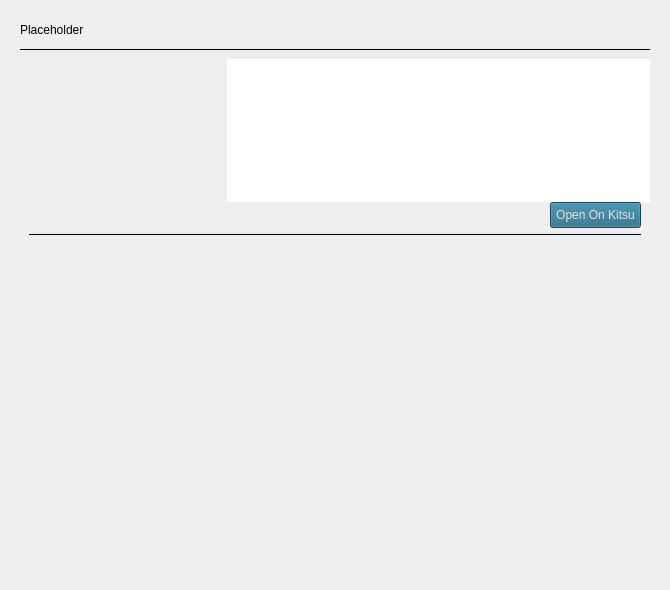
<?xml version="1.0" encoding="UTF-8"?>
<ui version="4.0">
    <class>TaskDetailsForm</class>
    <widget class="QWidget" name="TaskDetailsForm">
        <property name="geometry">
            <rect>
                <x>0</x>
                <y>0</y>
                <width>670</width>
                <height>590</height>
            </rect>
        </property>
        <property name="sizePolicy">
            <sizepolicy hsizetype="MinimumExpanding" vsizetype="Preferred">
                <horstretch>0</horstretch>
                <verstretch>0</verstretch>
            </sizepolicy>
        </property>
        <property name="minimumSize">
            <size>
                <width>670</width>
                <height>0</height>
            </size>
        </property>
        <property name="windowTitle">
            <string>Work Files Details</string>
        </property>
        <layout class="QHBoxLayout" name="horizontalLayout_2">
            <property name="spacing">
                <number>0</number>
            </property>
            <property name="topMargin">
                <number>9</number>
            </property>
            <item>
                <widget class="QFrame" name="TaskDetails_frame">
                    <property name="frameShape">
                        <enum>QFrame::NoFrame</enum>
                    </property>
                    <property name="frameShadow">
                        <enum>QFrame::Plain</enum>
                    </property>
                    <layout class="QVBoxLayout" name="verticalLayout_2">
                        <property name="spacing">
                            <number>0</number>
                        </property>
                        <property name="leftMargin">
                            <number>9</number>
                        </property>
                        <property name="topMargin">
                            <number>0</number>
                        </property>
                        <property name="rightMargin">
                            <number>9</number>
                        </property>
                        <property name="bottomMargin">
                            <number>9</number>
                        </property>
                        <item>
                            <widget class="QLabel" name="header_label">
                                <property name="sizePolicy">
                                    <sizepolicy hsizetype="Preferred" vsizetype="Fixed">
                                        <horstretch>0</horstretch>
                                        <verstretch>0</verstretch>
                                    </sizepolicy>
                                </property>
                                <property name="minimumSize">
                                    <size>
                                        <width>0</width>
                                        <height>40</height>
                                    </size>
                                </property>
                                <property name="maximumSize">
                                    <size>
                                        <width>16777215</width>
                                        <height>38</height>
                                    </size>
                                </property>
                                <property name="text">
                                    <string>Placeholder</string>
                                </property>
                            </widget>
                        </item>
                        <item>
                            <widget class="Line" name="header_line">
                                <property name="minimumSize">
                                    <size>
                                        <width>0</width>
                                        <height>1</height>
                                    </size>
                                </property>
                                <property name="maximumSize">
                                    <size>
                                        <width>16777215</width>
                                        <height>1</height>
                                    </size>
                                </property>
                                <property name="frameShadow">
                                    <enum>QFrame::Plain</enum>
                                </property>
                                <property name="lineWidth">
                                    <number>0</number>
                                </property>
                                <property name="orientation">
                                    <enum>Qt::Horizontal</enum>
                                </property>
                            </widget>
                        </item>
                        <item>
                            <widget class="QFrame" name="main_frame">
                                <property name="frameShape">
                                    <enum>QFrame::NoFrame</enum>
                                </property>
                                <property name="frameShadow">
                                    <enum>QFrame::Plain</enum>
                                </property>
                                <layout class="QVBoxLayout" name="verticalLayout_3">
                                    <item>
                                        <layout class="QVBoxLayout" name="verticalLayout">
                                            <property name="spacing">
                                                <number>0</number>
                                            </property>
                                            <item>
                                                <layout class="QHBoxLayout" name="horizontalLayout_3">
                                                    <item>
                                                        <widget class="QFrame" name="preview_frame">
                                                            <property name="sizePolicy">
                                                                <sizepolicy hsizetype="Fixed" vsizetype="Preferred">
                                                                    <horstretch>0</horstretch>
                                                                    <verstretch>0</verstretch>
                                                                </sizepolicy>
                                                            </property>
                                                            <property name="minimumSize">
                                                                <size>
                                                                    <width>198</width>
                                                                    <height>0</height>
                                                                </size>
                                                            </property>
                                                            <property name="frameShape">
                                                                <enum>QFrame::NoFrame</enum>
                                                            </property>
                                                            <property name="frameShadow">
                                                                <enum>QFrame::Plain</enum>
                                                            </property>
                                                        </widget>
                                                    </item>
                                                    <item>
                                                        <widget class="QTextEdit" name="task_details_textEdit">
                                                            <property name="sizePolicy">
                                                                <sizepolicy hsizetype="MinimumExpanding"
                                                                            vsizetype="Preferred">
                                                                    <horstretch>0</horstretch>
                                                                    <verstretch>0</verstretch>
                                                                </sizepolicy>
                                                            </property>
                                                            <property name="minimumSize">
                                                                <size>
                                                                    <width>470</width>
                                                                    <height>0</height>
                                                                </size>
                                                            </property>
                                                            <property name="font">
                                                                <font>
                                                                    <pointsize>8</pointsize>
                                                                </font>
                                                            </property>
                                                            <property name="mouseTracking">
                                                                <bool>false</bool>
                                                            </property>
                                                            <property name="focusPolicy">
                                                                <enum>Qt::NoFocus</enum>
                                                            </property>
                                                            <property name="accessibleName">
                                                                <string>v</string>
                                                            </property>
                                                            <property name="frameShape">
                                                                <enum>QFrame::NoFrame</enum>
                                                            </property>
                                                            <property name="frameShadow">
                                                                <enum>QFrame::Plain</enum>
                                                            </property>
                                                            <property name="verticalScrollBarPolicy">
                                                                <enum>Qt::ScrollBarAlwaysOff</enum>
                                                            </property>
                                                            <property name="horizontalScrollBarPolicy">
                                                                <enum>Qt::ScrollBarAlwaysOff</enum>
                                                            </property>
                                                            <property name="sizeAdjustPolicy">
                                                                <enum>QAbstractScrollArea::AdjustIgnored</enum>
                                                            </property>
                                                            <property name="undoRedoEnabled">
                                                                <bool>false</bool>
                                                            </property>
                                                            <property name="lineWrapColumnOrWidth">
                                                                <number>0</number>
                                                            </property>
                                                            <property name="readOnly">
                                                                <bool>true</bool>
                                                            </property>
                                                        </widget>
                                                    </item>
                                                </layout>
                                            </item>
                                            <item>
                                                <layout class="QHBoxLayout" name="horizontalLayout">
                                                    <item>
                                                        <spacer name="horizontalSpacer">
                                                            <property name="orientation">
                                                                <enum>Qt::Horizontal</enum>
                                                            </property>
                                                            <property name="sizeHint" stdset="0">
                                                                <size>
                                                                    <width>40</width>
                                                                    <height>10</height>
                                                                </size>
                                                            </property>
                                                        </spacer>
                                                    </item>
                                                    <item>
                                                        <widget class="QPushButton" name="open_button">
                                                            <property name="minimumSize">
                                                                <size>
                                                                    <width>0</width>
                                                                    <height>0</height>
                                                                </size>
                                                            </property>
                                                            <property name="styleSheet">
                                                                <string notr="true">background-color: #216582; color:
                                                                    #E1E1E8; padding: 5px;
                                                                </string>
                                                            </property>
                                                            <property name="text">
                                                                <string>Open On Kitsu</string>
                                                            </property>
                                                        </widget>
                                                    </item>
                                                </layout>
                                            </item>
                                        </layout>
                                    </item>
                                    <item>
                                        <widget class="Line" name="log_line">
                                            <property name="minimumSize">
                                                <size>
                                                    <width>0</width>
                                                    <height>1</height>
                                                </size>
                                            </property>
                                            <property name="maximumSize">
                                                <size>
                                                    <width>16777215</width>
                                                    <height>1</height>
                                                </size>
                                            </property>
                                            <property name="frameShadow">
                                                <enum>QFrame::Plain</enum>
                                            </property>
                                            <property name="orientation">
                                                <enum>Qt::Horizontal</enum>
                                            </property>
                                        </widget>
                                    </item>
                                    <item>
                                        <widget class="QFrame" name="taskLog_frame">
                                            <property name="minimumSize">
                                                <size>
                                                    <width>0</width>
                                                    <height>320</height>
                                                </size>
                                            </property>
                                            <property name="frameShape">
                                                <enum>QFrame::NoFrame</enum>
                                            </property>
                                            <property name="frameShadow">
                                                <enum>QFrame::Plain</enum>
                                            </property>
                                        </widget>
                                    </item>
                                </layout>
                            </widget>
                        </item>
                    </layout>
                </widget>
            </item>
        </layout>
    </widget>
    <resources/>
    <connections/>
</ui>
